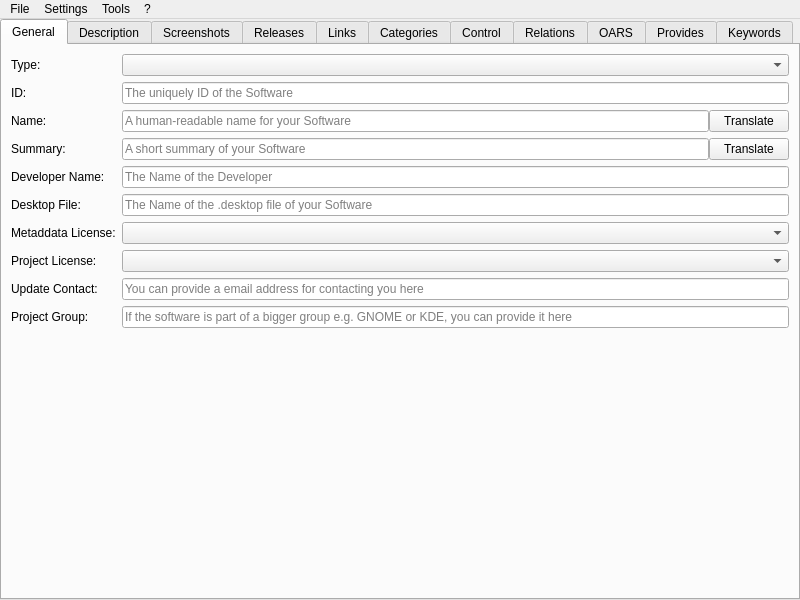
<?xml version="1.0" encoding="UTF-8"?>
<ui version="4.0">
 <class>MainWindow</class>
 <widget class="QMainWindow" name="MainWindow">
  <property name="geometry">
   <rect>
    <x>0</x>
    <y>0</y>
    <width>800</width>
    <height>600</height>
   </rect>
  </property>
  <property name="windowTitle">
   <string notr="true">jdAppdataEdit</string>
  </property>
  <property name="documentMode">
   <bool>false</bool>
  </property>
  <widget class="QWidget" name="centralwidget">
   <layout class="QHBoxLayout" name="horizontalLayout">
    <property name="leftMargin">
     <number>0</number>
    </property>
    <property name="topMargin">
     <number>0</number>
    </property>
    <property name="rightMargin">
     <number>0</number>
    </property>
    <property name="bottomMargin">
     <number>0</number>
    </property>
    <item>
     <widget class="QTabWidget" name="main_tab_widget">
      <property name="currentIndex">
       <number>0</number>
      </property>
      <widget class="QWidget" name="tab">
       <attribute name="title">
        <string>General</string>
       </attribute>
       <layout class="QFormLayout" name="formLayout">
        <item row="1" column="0">
         <widget class="QLabel" name="label">
          <property name="text">
           <string>ID:</string>
          </property>
         </widget>
        </item>
        <item row="1" column="1">
         <widget class="QLineEdit" name="id_edit">
          <property name="placeholderText">
           <string>The uniquely ID of the Software</string>
          </property>
         </widget>
        </item>
        <item row="2" column="0">
         <widget class="QLabel" name="label_2">
          <property name="text">
           <string>Name:</string>
          </property>
         </widget>
        </item>
        <item row="2" column="1">
         <layout class="QHBoxLayout" name="horizontalLayout_6">
          <property name="spacing">
           <number>0</number>
          </property>
          <item>
           <widget class="QLineEdit" name="name_edit">
            <property name="text">
             <string/>
            </property>
            <property name="placeholderText">
             <string>A human-readable name for your Software</string>
            </property>
           </widget>
          </item>
          <item>
           <widget class="QPushButton" name="translate_name_button">
            <property name="text">
             <string>Translate</string>
            </property>
           </widget>
          </item>
         </layout>
        </item>
        <item row="3" column="0">
         <widget class="QLabel" name="label_7">
          <property name="text">
           <string>Summary:</string>
          </property>
         </widget>
        </item>
        <item row="3" column="1">
         <layout class="QHBoxLayout" name="horizontalLayout_7">
          <property name="spacing">
           <number>0</number>
          </property>
          <item>
           <widget class="QLineEdit" name="summary_edit">
            <property name="placeholderText">
             <string>A short summary of your Software</string>
            </property>
           </widget>
          </item>
          <item>
           <widget class="QPushButton" name="translate_summary_button">
            <property name="text">
             <string>Translate</string>
            </property>
           </widget>
          </item>
         </layout>
        </item>
        <item row="5" column="0">
         <widget class="QLabel" name="label_8">
          <property name="text">
           <string>Developer Name:</string>
          </property>
         </widget>
        </item>
        <item row="5" column="1">
         <widget class="QLineEdit" name="developer_name_edit">
          <property name="placeholderText">
           <string>The Name of the Developer</string>
          </property>
         </widget>
        </item>
        <item row="7" column="0">
         <widget class="QLabel" name="label_19">
          <property name="text">
           <string>Desktop File:</string>
          </property>
         </widget>
        </item>
        <item row="7" column="1">
         <widget class="QLineEdit" name="desktop_file_edit">
          <property name="placeholderText">
           <string>The Name of the .desktop file of your Software</string>
          </property>
         </widget>
        </item>
        <item row="9" column="0">
         <widget class="QLabel" name="label_3">
          <property name="text">
           <string>Metaddata License:</string>
          </property>
         </widget>
        </item>
        <item row="9" column="1">
         <widget class="QComboBox" name="metadata_license_box"/>
        </item>
        <item row="10" column="0">
         <widget class="QLabel" name="label_4">
          <property name="text">
           <string>Project License:</string>
          </property>
         </widget>
        </item>
        <item row="10" column="1">
         <widget class="QComboBox" name="project_license_box">
          <property name="editable">
           <bool>false</bool>
          </property>
         </widget>
        </item>
        <item row="11" column="0">
         <widget class="QLabel" name="label_5">
          <property name="text">
           <string>Update Contact:</string>
          </property>
         </widget>
        </item>
        <item row="11" column="1">
         <widget class="QLineEdit" name="update_contact_edit">
          <property name="placeholderText">
           <string>You can provide a email address for contacting you here</string>
          </property>
         </widget>
        </item>
        <item row="12" column="0">
         <widget class="QLabel" name="label_6">
          <property name="text">
           <string>Project Group:</string>
          </property>
         </widget>
        </item>
        <item row="12" column="1">
         <widget class="QLineEdit" name="project_group_edit">
          <property name="placeholderText">
           <string>If the software is part of a bigger group e.g. GNOME or KDE, you can provide it here</string>
          </property>
         </widget>
        </item>
        <item row="0" column="0">
         <widget class="QLabel" name="label_22">
          <property name="text">
           <string>Type:</string>
          </property>
         </widget>
        </item>
        <item row="0" column="1">
         <widget class="QComboBox" name="component_type_box"/>
        </item>
       </layout>
      </widget>
      <widget class="QWidget" name="description_tab">
       <attribute name="title">
        <string>Description</string>
       </attribute>
       <layout class="QVBoxLayout" name="description_layout">
        <property name="leftMargin">
         <number>0</number>
        </property>
        <property name="topMargin">
         <number>0</number>
        </property>
        <property name="rightMargin">
         <number>0</number>
        </property>
        <property name="bottomMargin">
         <number>0</number>
        </property>
       </layout>
      </widget>
      <widget class="QWidget" name="tab_2">
       <attribute name="title">
        <string>Screenshots</string>
       </attribute>
       <layout class="QVBoxLayout" name="verticalLayout">
        <item>
         <widget class="QTableWidget" name="screenshot_table">
          <property name="selectionBehavior">
           <enum>QAbstractItemView::SelectRows</enum>
          </property>
          <property name="rowCount">
           <number>0</number>
          </property>
          <property name="columnCount">
           <number>4</number>
          </property>
          <column>
           <property name="text">
            <string>URL</string>
           </property>
          </column>
          <column>
           <property name="text">
            <string>Default</string>
           </property>
          </column>
          <column>
           <property name="text">
            <string>Edit</string>
           </property>
          </column>
          <column>
           <property name="text">
            <string>Remove</string>
           </property>
          </column>
         </widget>
        </item>
        <item>
         <layout class="QHBoxLayout" name="horizontalLayout_2">
          <item>
           <widget class="QPushButton" name="screenshot_add_button">
            <property name="text">
             <string>Add</string>
            </property>
           </widget>
          </item>
          <item>
           <widget class="QPushButton" name="check_screenshot_url_button">
            <property name="text">
             <string>Check Image URLs</string>
            </property>
           </widget>
          </item>
         </layout>
        </item>
       </layout>
      </widget>
      <widget class="QWidget" name="tab_4">
       <attribute name="title">
        <string>Releases</string>
       </attribute>
       <layout class="QVBoxLayout" name="verticalLayout_2">
        <item>
         <widget class="QTableWidget" name="releases_table">
          <property name="dragDropMode">
           <enum>QAbstractItemView::NoDragDrop</enum>
          </property>
          <property name="selectionBehavior">
           <enum>QAbstractItemView::SelectRows</enum>
          </property>
          <attribute name="horizontalHeaderShowSortIndicator" stdset="0">
           <bool>false</bool>
          </attribute>
          <attribute name="horizontalHeaderStretchLastSection">
           <bool>false</bool>
          </attribute>
          <attribute name="verticalHeaderStretchLastSection">
           <bool>false</bool>
          </attribute>
          <column>
           <property name="text">
            <string>Version</string>
           </property>
          </column>
          <column>
           <property name="text">
            <string>Date</string>
           </property>
          </column>
          <column>
           <property name="text">
            <string>Type</string>
           </property>
          </column>
          <column>
           <property name="text">
            <string>Edit</string>
           </property>
          </column>
          <column>
           <property name="text">
            <string>Remove</string>
           </property>
          </column>
         </widget>
        </item>
        <item>
         <layout class="QHBoxLayout" name="horizontalLayout_3">
          <item>
           <widget class="QPushButton" name="release_add_button">
            <property name="text">
             <string>Add</string>
            </property>
           </widget>
          </item>
          <item>
           <widget class="QPushButton" name="release_import_github_button">
            <property name="text">
             <string>Import from GitHub</string>
            </property>
           </widget>
          </item>
          <item>
           <widget class="QPushButton" name="release_import_gitlab_button">
            <property name="text">
             <string>Import from GitLab</string>
            </property>
           </widget>
          </item>
         </layout>
        </item>
       </layout>
      </widget>
      <widget class="QWidget" name="tab_3">
       <attribute name="title">
        <string>Links</string>
       </attribute>
       <layout class="QVBoxLayout" name="verticalLayout_3">
        <item>
         <layout class="QFormLayout" name="formLayout_2">
          <item row="0" column="0">
           <widget class="QLabel" name="homepage_url_label">
            <property name="text">
             <string>Homepage:</string>
            </property>
           </widget>
          </item>
          <item row="0" column="1">
           <widget class="QLineEdit" name="homepage_url_edit"/>
          </item>
          <item row="1" column="0">
           <widget class="QLabel" name="bugtracker_url_label">
            <property name="text">
             <string>Bugtracker:</string>
            </property>
           </widget>
          </item>
          <item row="1" column="1">
           <widget class="QLineEdit" name="bugtracker_url_edit"/>
          </item>
          <item row="2" column="0">
           <widget class="QLabel" name="faq_url_label">
            <property name="text">
             <string>FAQ:</string>
            </property>
           </widget>
          </item>
          <item row="2" column="1">
           <widget class="QLineEdit" name="faq_url_edit"/>
          </item>
          <item row="3" column="0">
           <widget class="QLabel" name="help_url_label">
            <property name="text">
             <string>Help:</string>
            </property>
           </widget>
          </item>
          <item row="3" column="1">
           <widget class="QLineEdit" name="help_url_edit"/>
          </item>
          <item row="4" column="0">
           <widget class="QLabel" name="donation_url_label">
            <property name="text">
             <string>Donation:</string>
            </property>
           </widget>
          </item>
          <item row="4" column="1">
           <widget class="QLineEdit" name="donation_url_edit"/>
          </item>
          <item row="5" column="0">
           <widget class="QLabel" name="translate_url_label">
            <property name="text">
             <string>Translate:</string>
            </property>
           </widget>
          </item>
          <item row="5" column="1">
           <widget class="QLineEdit" name="translate_url_edit"/>
          </item>
          <item row="6" column="0">
           <widget class="QLabel" name="contact_url_label">
            <property name="text">
             <string>Contact:</string>
            </property>
           </widget>
          </item>
          <item row="6" column="1">
           <widget class="QLineEdit" name="contact_url_edit"/>
          </item>
          <item row="7" column="0">
           <widget class="QLabel" name="vcs_browser_url_label">
            <property name="text">
             <string>Sourcecode:</string>
            </property>
           </widget>
          </item>
          <item row="7" column="1">
           <widget class="QLineEdit" name="vcs_browser_url_edit"/>
          </item>
          <item row="8" column="0">
           <widget class="QLabel" name="contribute_url_label">
            <property name="text">
             <string>Contribute:</string>
            </property>
           </widget>
          </item>
          <item row="8" column="1">
           <widget class="QLineEdit" name="contribute_url_edit"/>
          </item>
         </layout>
        </item>
        <item>
         <widget class="QPushButton" name="check_links_url_button">
          <property name="maximumSize">
           <size>
            <width>16777215</width>
            <height>16777215</height>
           </size>
          </property>
          <property name="text">
           <string>Check URLs</string>
          </property>
         </widget>
        </item>
        <item>
         <spacer name="verticalSpacer">
          <property name="orientation">
           <enum>Qt::Vertical</enum>
          </property>
          <property name="sizeHint" stdset="0">
           <size>
            <width>20</width>
            <height>40</height>
           </size>
          </property>
         </spacer>
        </item>
       </layout>
      </widget>
      <widget class="QWidget" name="tab_5">
       <attribute name="title">
        <string>Categories</string>
       </attribute>
       <layout class="QVBoxLayout" name="verticalLayout_4">
        <item>
         <widget class="QListWidget" name="categorie_list">
          <property name="dragDropMode">
           <enum>QAbstractItemView::InternalMove</enum>
          </property>
         </widget>
        </item>
        <item>
         <layout class="QHBoxLayout" name="horizontalLayout_4">
          <item>
           <widget class="QPushButton" name="categorie_add_button">
            <property name="text">
             <string>Add</string>
            </property>
           </widget>
          </item>
          <item>
           <widget class="QPushButton" name="categorie_remove_button">
            <property name="text">
             <string>Remove</string>
            </property>
           </widget>
          </item>
         </layout>
        </item>
       </layout>
      </widget>
      <widget class="QWidget" name="tab_6">
       <attribute name="title">
        <string>Control</string>
       </attribute>
       <layout class="QVBoxLayout" name="verticalLayout_5">
        <item>
         <widget class="QLabel" name="label_9">
          <property name="text">
           <string>You can select  here, how your Software can be controlled</string>
          </property>
         </widget>
        </item>
        <item>
         <layout class="QHBoxLayout" name="horizontalLayout_5">
          <item>
           <layout class="QFormLayout" name="formLayout_3">
            <item row="0" column="0">
             <widget class="QLabel" name="label_10">
              <property name="text">
               <string>Mouse:</string>
              </property>
             </widget>
            </item>
            <item row="0" column="1">
             <widget class="QComboBox" name="control_box_pointing">
              <property name="maximumSize">
               <size>
                <width>200</width>
                <height>16777215</height>
               </size>
              </property>
             </widget>
            </item>
            <item row="1" column="0">
             <widget class="QLabel" name="label_11">
              <property name="text">
               <string>Keyboard:</string>
              </property>
             </widget>
            </item>
            <item row="1" column="1">
             <widget class="QComboBox" name="control_box_keyboard">
              <property name="maximumSize">
               <size>
                <width>200</width>
                <height>16777215</height>
               </size>
              </property>
             </widget>
            </item>
            <item row="2" column="0">
             <widget class="QLabel" name="label_12">
              <property name="text">
               <string>Command Line:</string>
              </property>
             </widget>
            </item>
            <item row="2" column="1">
             <widget class="QComboBox" name="control_box_console">
              <property name="maximumSize">
               <size>
                <width>200</width>
                <height>16777215</height>
               </size>
              </property>
             </widget>
            </item>
            <item row="3" column="0">
             <widget class="QLabel" name="label_13">
              <property name="text">
               <string>Graphics Tablet:</string>
              </property>
             </widget>
            </item>
            <item row="3" column="1">
             <widget class="QComboBox" name="control_box_tablet">
              <property name="maximumSize">
               <size>
                <width>200</width>
                <height>16777215</height>
               </size>
              </property>
             </widget>
            </item>
            <item row="4" column="0">
             <widget class="QLabel" name="label_14">
              <property name="text">
               <string>Touchscreen:</string>
              </property>
             </widget>
            </item>
            <item row="4" column="1">
             <widget class="QComboBox" name="control_box_touch">
              <property name="maximumSize">
               <size>
                <width>200</width>
                <height>16777215</height>
               </size>
              </property>
             </widget>
            </item>
            <item row="5" column="0">
             <widget class="QLabel" name="label_15">
              <property name="text">
               <string>Gamepad:</string>
              </property>
             </widget>
            </item>
            <item row="5" column="1">
             <widget class="QComboBox" name="control_box_gamepad">
              <property name="maximumSize">
               <size>
                <width>200</width>
                <height>16777215</height>
               </size>
              </property>
             </widget>
            </item>
            <item row="6" column="0">
             <widget class="QLabel" name="label_16">
              <property name="text">
               <string>TV remote:</string>
              </property>
             </widget>
            </item>
            <item row="6" column="1">
             <widget class="QComboBox" name="control_box_tv_remote">
              <property name="maximumSize">
               <size>
                <width>200</width>
                <height>16777215</height>
               </size>
              </property>
             </widget>
            </item>
            <item row="7" column="0">
             <widget class="QLabel" name="label_17">
              <property name="text">
               <string>Voice:</string>
              </property>
             </widget>
            </item>
            <item row="7" column="1">
             <widget class="QComboBox" name="control_box_voice">
              <property name="maximumSize">
               <size>
                <width>200</width>
                <height>16777215</height>
               </size>
              </property>
             </widget>
            </item>
            <item row="8" column="0">
             <widget class="QLabel" name="label_18">
              <property name="text">
               <string>Computer vision:</string>
              </property>
             </widget>
            </item>
            <item row="8" column="1">
             <widget class="QComboBox" name="control_box_vision">
              <property name="sizePolicy">
               <sizepolicy hsizetype="Preferred" vsizetype="Maximum">
                <horstretch>0</horstretch>
                <verstretch>0</verstretch>
               </sizepolicy>
              </property>
              <property name="maximumSize">
               <size>
                <width>200</width>
                <height>16777215</height>
               </size>
              </property>
             </widget>
            </item>
           </layout>
          </item>
         </layout>
        </item>
        <item>
         <spacer name="verticalSpacer_2">
          <property name="orientation">
           <enum>Qt::Vertical</enum>
          </property>
          <property name="sizeHint" stdset="0">
           <size>
            <width>20</width>
            <height>40</height>
           </size>
          </property>
         </spacer>
        </item>
       </layout>
      </widget>
      <widget class="QWidget" name="relations_tab">
       <attribute name="title">
        <string>Relations</string>
       </attribute>
       <layout class="QVBoxLayout" name="relations_layout">
        <property name="leftMargin">
         <number>0</number>
        </property>
        <property name="topMargin">
         <number>0</number>
        </property>
        <property name="rightMargin">
         <number>0</number>
        </property>
        <property name="bottomMargin">
         <number>0</number>
        </property>
       </layout>
      </widget>
      <widget class="QWidget" name="oras_tab">
       <attribute name="title">
        <string>OARS</string>
       </attribute>
       <layout class="QVBoxLayout" name="oras_layout">
        <property name="spacing">
         <number>0</number>
        </property>
        <property name="leftMargin">
         <number>0</number>
        </property>
        <property name="topMargin">
         <number>0</number>
        </property>
        <property name="rightMargin">
         <number>0</number>
        </property>
        <property name="bottomMargin">
         <number>0</number>
        </property>
       </layout>
      </widget>
      <widget class="QWidget" name="tab_7">
       <attribute name="title">
        <string>Provides</string>
       </attribute>
       <layout class="QVBoxLayout" name="verticalLayout_6">
        <item>
         <widget class="QLabel" name="label_20">
          <property name="text">
           <string>This is for advanced users. For more information take a look at the Appstream documentation.</string>
          </property>
          <property name="alignment">
           <set>Qt::AlignCenter</set>
          </property>
         </widget>
        </item>
        <item>
         <widget class="QTableWidget" name="provides_table">
          <property name="selectionBehavior">
           <enum>QAbstractItemView::SelectRows</enum>
          </property>
          <column>
           <property name="text">
            <string>Type</string>
           </property>
          </column>
          <column>
           <property name="text">
            <string>Value</string>
           </property>
          </column>
          <column>
           <property name="text">
            <string>Remove</string>
           </property>
          </column>
         </widget>
        </item>
        <item>
         <widget class="QPushButton" name="provides_add_button">
          <property name="text">
           <string>Add</string>
          </property>
         </widget>
        </item>
       </layout>
      </widget>
      <widget class="QWidget" name="tab_8">
       <attribute name="title">
        <string>Keywords</string>
       </attribute>
       <layout class="QVBoxLayout" name="verticalLayout_7">
        <item>
         <widget class="QLabel" name="label_21">
          <property name="text">
           <string>You can manage the Keywords for the Software here</string>
          </property>
          <property name="alignment">
           <set>Qt::AlignCenter</set>
          </property>
         </widget>
        </item>
        <item>
         <widget class="QListWidget" name="keyword_list">
          <property name="dragDropMode">
           <enum>QAbstractItemView::InternalMove</enum>
          </property>
         </widget>
        </item>
        <item>
         <layout class="QHBoxLayout" name="horizontalLayout_8">
          <item>
           <widget class="QPushButton" name="keyword_add_button">
            <property name="text">
             <string>Add</string>
            </property>
           </widget>
          </item>
          <item>
           <widget class="QPushButton" name="keyword_edit_button">
            <property name="text">
             <string>Edit</string>
            </property>
           </widget>
          </item>
          <item>
           <widget class="QPushButton" name="keyword_remove_button">
            <property name="text">
             <string>Remove</string>
            </property>
           </widget>
          </item>
         </layout>
        </item>
       </layout>
      </widget>
     </widget>
    </item>
   </layout>
  </widget>
  <widget class="QMenuBar" name="menubar">
   <property name="geometry">
    <rect>
     <x>0</x>
     <y>0</y>
     <width>800</width>
     <height>30</height>
    </rect>
   </property>
   <widget class="QMenu" name="menuFile">
    <property name="title">
     <string>File</string>
    </property>
    <widget class="QMenu" name="recent_files_menu">
     <property name="title">
      <string>Open recent</string>
     </property>
     <addaction name="actionPlaceholder"/>
    </widget>
    <addaction name="new_action"/>
    <addaction name="separator"/>
    <addaction name="open_action"/>
    <addaction name="recent_files_menu"/>
    <addaction name="separator"/>
    <addaction name="save_action"/>
    <addaction name="save_as_action"/>
    <addaction name="separator"/>
    <addaction name="exit_action"/>
   </widget>
   <widget class="QMenu" name="menu">
    <property name="title">
     <string>?</string>
    </property>
    <addaction name="documentation_action"/>
    <addaction name="separator"/>
    <addaction name="about_action"/>
    <addaction name="about_qt_action"/>
   </widget>
   <widget class="QMenu" name="menuSettings">
    <property name="title">
     <string>Settings</string>
    </property>
    <addaction name="settings_action"/>
   </widget>
   <widget class="QMenu" name="menuTools">
    <property name="title">
     <string>Tools</string>
    </property>
    <addaction name="validate_action"/>
    <addaction name="view_xml_action"/>
    <addaction name="preview_gnome_software"/>
   </widget>
   <addaction name="menuFile"/>
   <addaction name="menuSettings"/>
   <addaction name="menuTools"/>
   <addaction name="menu"/>
  </widget>
  <action name="open_action">
   <property name="text">
    <string>Open</string>
   </property>
   <property name="shortcut">
    <string notr="true">Ctrl+O</string>
   </property>
  </action>
  <action name="save_action">
   <property name="text">
    <string>Save</string>
   </property>
   <property name="shortcut">
    <string notr="true">Ctrl+S</string>
   </property>
  </action>
  <action name="save_as_action">
   <property name="text">
    <string>Save As...</string>
   </property>
  </action>
  <action name="about_action">
   <property name="text">
    <string>About</string>
   </property>
  </action>
  <action name="about_qt_action">
   <property name="text">
    <string>About Qt</string>
   </property>
  </action>
  <action name="exit_action">
   <property name="text">
    <string>Exit</string>
   </property>
   <property name="shortcut">
    <string notr="true">Ctrl+Q</string>
   </property>
  </action>
  <action name="new_action">
   <property name="text">
    <string>New</string>
   </property>
   <property name="shortcut">
    <string notr="true">Ctrl+N</string>
   </property>
  </action>
  <action name="settings_action">
   <property name="text">
    <string>Settings</string>
   </property>
  </action>
  <action name="validate_action">
   <property name="text">
    <string>Validate</string>
   </property>
  </action>
  <action name="actionPlaceholder">
   <property name="text">
    <string notr="true">Placeholder</string>
   </property>
  </action>
  <action name="documentation_action">
   <property name="text">
    <string>Appstream documentation</string>
   </property>
  </action>
  <action name="view_xml_action">
   <property name="text">
    <string>View XML</string>
   </property>
  </action>
  <action name="preview_gnome_software">
   <property name="text">
    <string>Preview in Gnome Software</string>
   </property>
  </action>
 </widget>
 <resources/>
 <connections/>
</ui>
